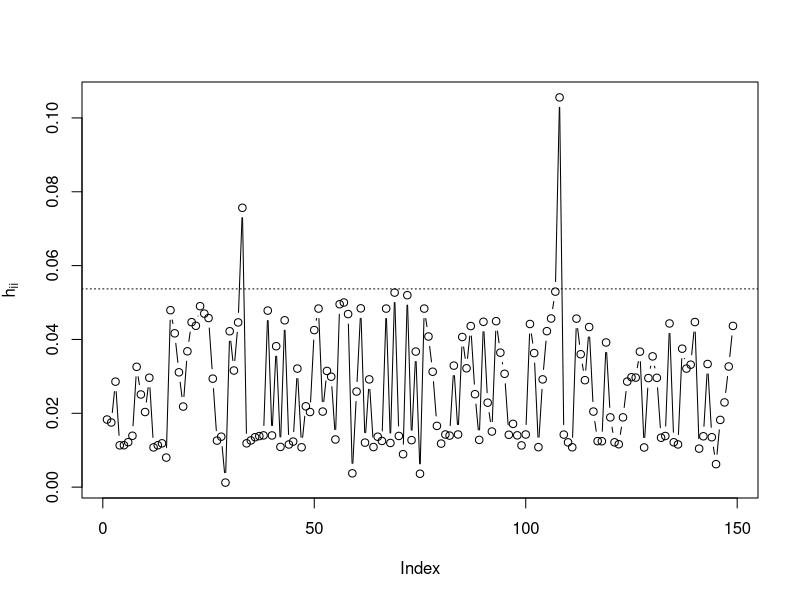
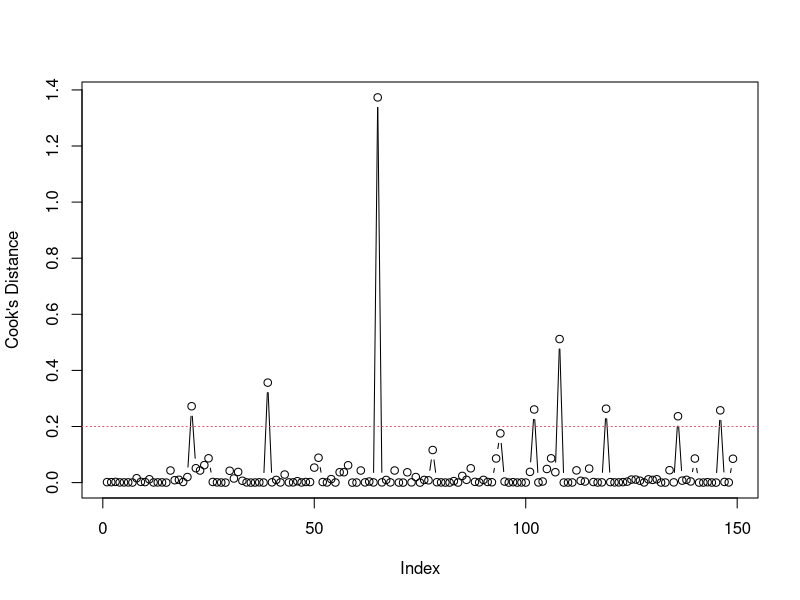
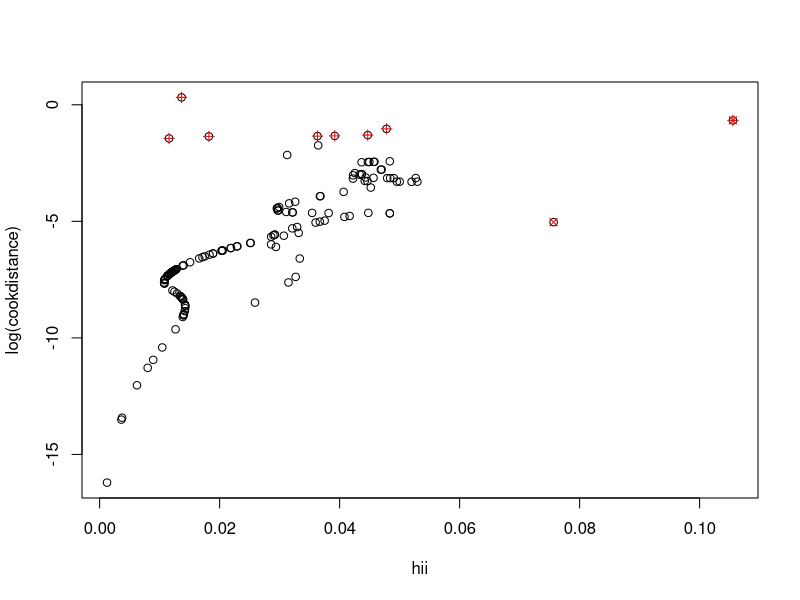

These charts were generated, in order, by the following R code:
### Übung 6 GRM


# Laden von benötigten Paketen:
library(tidyverse)


## d)

# Laden des Datensatzes (siehe vorheriges Blatt)
foodstamp <- read.table("foodstamp.dat", header = FALSE)
colnames(foodstamp) <- c("y", "TEN", "SUP", "INC")
head(foodstamp)
summary(foodstamp)

# Entfernen der Beobachtungen mit einem Einkommen von 0:
foodstamp <- foodstamp %>% filter(INC > 0)

# Schätzung eines GLMs mit Logit-Link (Logit-Modell):
model_logit <- glm(
  formula = y ~ TEN + SUP + INC,
  family = binomial(link = "logit"), data = foodstamp
)
summary(model_logit)

# Funktion, die die Diagonalelemente der generalisierten Hat-Matrix ausgibt
hatglm <- function(glmobject) {
  # Gewichte aus dem terminalen IWLS-Schritt
  w <- glmobject$weights
  # Extrahieren der Design-Matrix X
  X <- model.matrix(glmobject)
  # Berechnen von sqrt(W^(t))*X
  wsqrtX <- sqrt(w) * X
  # Inverse Fisher-Matrix: hier gleich der skalierten Kovarianzmatrix von \beta
  Finv <- summary(glmobject)$cov.scaled
  hii <- diag(wsqrtX %*% Finv %*% t(wsqrtX))
  return(hii)
}
hii <- hatglm(model_logit)

# Anzahl Beobachtungen im Datensatz
n <- length(foodstamp$y)
# Plotten der Leverages (Diagonalelemente) gegen die Indizes
par(mfrow = c(1, 1))
plot(1:n, hii, type = "b", xlab = "Index", ylab = expression(h[ii]))
p <- length(model_logit$coef)
# H >= 2*p/n sind sogenannte high-leverage Punkte
abline(h = 2 * p / n, lty = 3)

# Identifikation der high-leverage Punkte d.h. wenn man die Daten dieser
# Indizes herausnimmt kann man erwarten, dass sich die Schätzer stärker ändert,
# als wenn andere Datenpunkte herausgelassen werden (Fausregel: h_ii > 2*p'/n):
candHL <- which(hii > 2 * p / n)
candHL
# Beobachtungen 33 und 108

# Vergleich mit in R implementierter Funktion "hatvalues"
hii_R <- hatvalues(model_logit)
sum((hii - hii_R)^2)
all.equal(hii, hii_R)
# gleiches Ergebnis wie bei der in R implementierten Funktion


## e)

# Funktion zur Bestimmung von Cook's Distance:
CookGLM <- function(glmobject) {
  # Response-Werte
  y <- as.vector(model.frame(glmobject)[, 1])
  # Stichprobenumfang
  n <- length(y)
  # Definition des Ergebnisvektors
  cookres <- numeric(n)
  # mit allen Daten geschätzte Koeffizienten
  beta0 <- glmobject$coef
  # Kovarianzmatrix von beta0
  cov0 <- summary(glmobject)$cov.scaled
  # Inversion: Fisher-Matrix des vollen Modells
  covchol <- chol(cov0)
  Fish0 <- chol2inv(covchol)
  # Berechnung aller n Cook's Distances
  for (i in 1:n) {
    # Schätzung bei Weglassen der i-ten Beobachtung
    logittemp <- update(glmobject, data = model.frame(glmobject)[-i, ])
    # zugehöriger Parametervektor
    betatemp <- logittemp$coef
    # Cook's Distance
    cookres[i] <- t(betatemp - beta0) %*% Fish0 %*% (betatemp - beta0)
  }
  return(cookres)
}

cookdistance <- CookGLM(model_logit)
plot(1:n, cookdistance, type = "b", xlab = "Index", ylab = "Cook's Distance")
abline(h = 0.2, lty = 3, col = 2)
# nicht so gleichmäßig verteilt wie die leverages

# 8 Werte mit c_i > 0.2
which(cookdistance > 0.2)

# ein Index, für den beides groß ist
which(cookdistance > 0.2 & hii > 2 * p / n)
# Auffäällige Beobachtung: 108

# Eine große Cook-Distanz impliziert in den meisten Fällen auch einen hohen
# Leverage und umgekehrt.
plot(hii, log(cookdistance))
points(hii[which(cookdistance > 0.2)],
  log(cookdistance)[which(cookdistance > 0.2)],
  col = "red", pch = 3
)
points(hii[which(hii > 2 * p / n)], log(cookdistance)[which(hii > 2 * p / n)],
  col = "red", pch = 4
)
